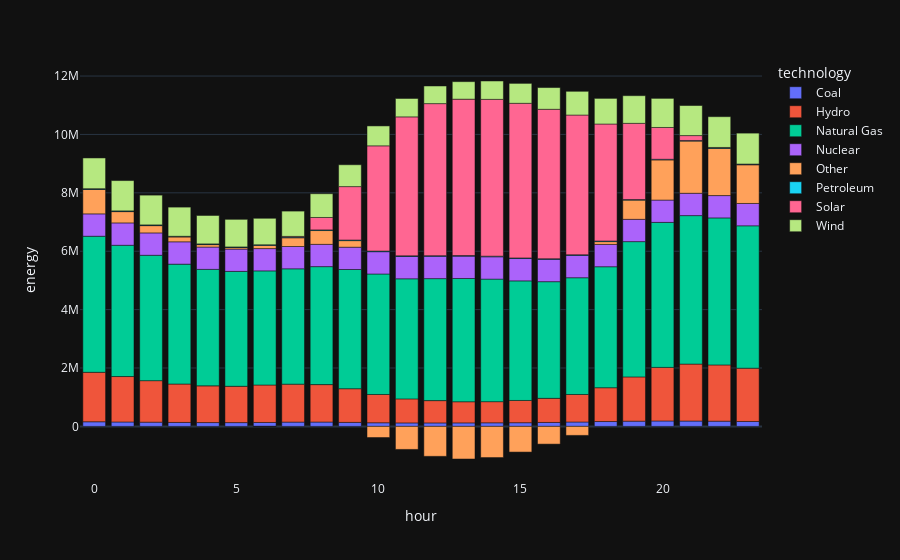

The notebook cell saved with this chart:
### Markdown cell above
### Bar chart

### Code cell
import plotly.express as px
fig = px.bar(
    data_frame=r,
    x='hour',
    y=cols_num,
    color='technology',
)

fig

### Figure 1 — Plotly figure (JSON) as saved in the notebook; plotly's stock layout.template omitted (floating-point values rounded to 4 significant figures)
{"data": [{"hovertemplate": "technology=Coal<br>hour=%{x}<br>energy=%{y}<extra></extra>", "legendgroup": "Coal", "marker": {"color": "#636efa", "pattern": {"shape": ""}}, "name": "Coal", "orientation": "v", "showlegend": true, "textposition": "auto", "type": "bar", "x": [0, 1, 2, 3, 4, 5, 6, 7, 8, 9, 10, 11, 12, 13, 14, 15, 16, 17, 18, 19, 20, 21, 22, 23], "xaxis": "x", "y": [158031, 151386, 144652, 135788, 130671, 129766, 134624, 147133, 149079, 137429, 124019, 118672, 118426, 119464, 122783, 125930, 135176, 150198, 166403, 178927, 185965, 183213, 178353, 168510], "yaxis": "y"}, {"hovertemplate": "technology=Hydro<br>hour=%{x}<br>energy=%{y}<extra></extra>", "legendgroup": "Hydro", "marker": {"color": "#EF553B", "pattern": {"shape": ""}}, "name": "Hydro", "orientation": "v", "showlegend": true, "textposition": "auto", "type": "bar", "x": [0, 1, 2, 3, 4, 5, 6, 7, 8, 9, 10, 11, 12, 13, 14, 15, 16, 17, 18, 19, 20, 21, 22, 23], "xaxis": "x", "y": [1694126, 1556128, 1421363, 1315272, 1257697, 1243884, 1282781, 1299041, 1282444, 1153047, 969411, 823102, 764168, 724278, 724404, 762046, 826160, 942635, 1157686, 1515521, 1834958, 1951053, 1926795, 1824824], "yaxis": "y"}, {"hovertemplate": "technology=Natural Gas<br>hour=%{x}<br>energy=%{y}<extra></extra>", "legendgroup": "Natural Gas", "marker": {"color": "#00cc96", "pattern": {"shape": ""}}, "name": "Natural Gas", "orientation": "v", "showlegend": true, "textposition": "auto", "type": "bar", "x": [0, 1, 2, 3, 4, 5, 6, 7, 8, 9, 10, 11, 12, 13, 14, 15, 16, 17, 18, 19, 20, 21, 22, 23], "xaxis": "x", "y": [4661273, 4495746, 4295125, 4106112, 3989824, 3935608, 3908939, 3951055, 4040558, 4083531, 4126797, 4113583, 4179125, 4222122, 4197004, 4096794, 3995253, 3999001, 4144375, 4633512, 4966820, 5085500, 5035108, 4876938], "yaxis": "y"}, {"hovertemplate": "technology=Nuclear<br>hour=%{x}<br>energy=%{y}<extra></extra>", "legendgroup": "Nuclear", "marker": {"color": "#ab63fa", "pattern": {"shape": ""}}, "name": "Nuclear", "orientation": "v", "showlegend": true, "textposition": "auto", "type": "bar", "x": [0, 1, 2, 3, 4, 5, 6, 7, 8, 9, 10, 11, 12, 13, 14, 15, 16, 17, 18, 19, 20, 21, 22, 23], "xaxis": "x", "y": [765946, 766128, 765637, 764992, 764368, 763907, 763878, 763794, 763762, 763821, 763881, 764108, 764400, 764626, 764738, 764784, 764633, 764433, 764288, 764382, 764478, 764702, 764876, 765440], "yaxis": "y"}, {"hovertemplate": "technology=Other<br>hour=%{x}<br>energy=%{y}<extra></extra>", "legendgroup": "Other", "marker": {"color": "#FFA15A", "pattern": {"shape": ""}}, "name": "Other", "orientation": "v", "showlegend": true, "textposition": "auto", "type": "bar", "x": [0, 1, 2, 3, 4, 5, 6, 7, 8, 9, 10, 11, 12, 13, 14, 15, 16, 17, 18, 19, 20, 21, 22, 23], "xaxis": "x", "y": [836003, 387437, 249917, 165683, 84759, 51047, 109092, 298913, 472213, 224772, -381333, -788460, -1025538, -1116941, -1067258, -879613, -607359, -307794, 96731, 657531, 1374790, 1786626, 1616847, 1323775], "yaxis": "y"}, {"hovertemplate": "technology=Petroleum<br>hour=%{x}<br>energy=%{y}<extra></extra>", "legendgroup": "Petroleum", "marker": {"color": "#19d3f3", "pattern": {"shape": ""}}, "name": "Petroleum", "orientation": "v", "showlegend": true, "textposition": "auto", "type": "bar", "x": [0, 1, 2, 3, 4, 5, 6, 7, 8, 9, 10, 11, 12, 13, 14, 15, 16, 17, 18, 19, 20, 21, 22, 23], "xaxis": "x", "y": [21716, 21714, 21690, 21695, 21638, 21690, 21608, 21564, 21391, 21466, 21535, 21557, 21505, 21492, 21555, 21560, 21639, 21731, 21747, 21763, 21749, 21738, 21806, 21735], "yaxis": "y"}, {"hovertemplate": "technology=Solar<br>hour=%{x}<br>energy=%{y}<extra></extra>", "legendgroup": "Solar", "marker": {"color": "#FF6692", "pattern": {"shape": ""}}, "name": "Solar", "orientation": "v", "showlegend": true, "textposition": "auto", "type": "bar", "x": [0, 1, 2, 3, 4, 5, 6, 7, 8, 9, 10, 11, 12, 13, 14, 15, 16, 17, 18, 19, 20, 21, 22, 23], "xaxis": "x", "y": [4235, 3006, 2833, 2207, 1653, 671, -192, 26417, 426206, 1829081, 3603862, 4760479, 5208124, 5355992, 5371287, 5294811, 5118295, 4786183, 4006003, 2608304, 1089669, 167839, 10196, 5230], "yaxis": "y"}, {"hovertemplate": "technology=Wind<br>hour=%{x}<br>energy=%{y}<extra></extra>", "legendgroup": "Wind", "marker": {"color": "#B6E880", "pattern": {"shape": ""}}, "name": "Wind", "orientation": "v", "showlegend": true, "textposition": "auto", "type": "bar", "x": [0, 1, 2, 3, 4, 5, 6, 7, 8, 9, 10, 11, 12, 13, 14, 15, 16, 17, 18, 19, 20, 21, 22, 23], "xaxis": "x", "y": [1052751, 1038165, 1020200, 998634, 973690, 945674, 906854, 866172, 813951, 748599, 681720, 630232, 603797, 599813, 628348, 682719, 744623, 812808, 877130, 947473, 996269, 1029408, 1053884, 1058245], "yaxis": "y"}], "layout": {"barmode": "relative", "legend": {"title": {"text": "technology"}, "tracegroupgap": 0}, "margin": {"t": 60}, "xaxis": {"anchor": "y", "domain": [0, 1], "title": {"text": "hour"}}, "yaxis": {"anchor": "x", "domain": [0, 1], "title": {"text": "energy"}}}}
